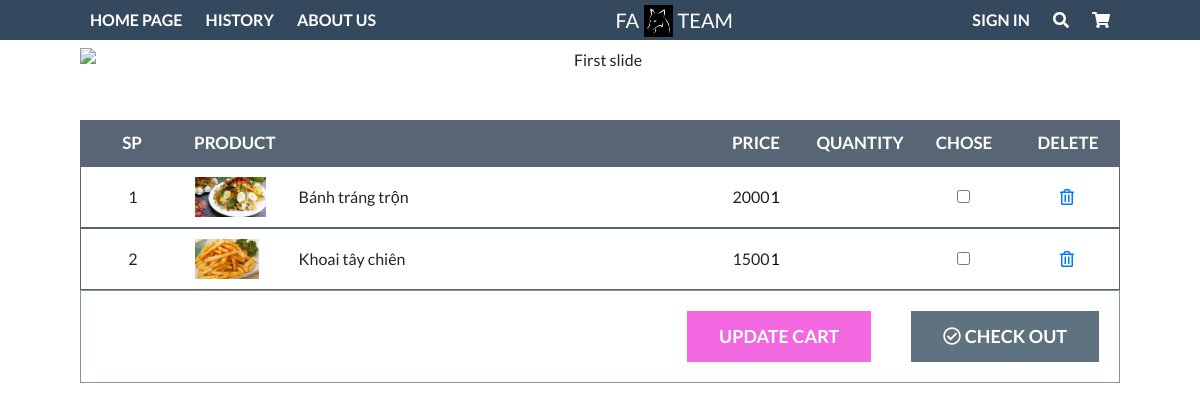
The app's page /cart.php with its own data.
### tables this page shows
create table carts(
  ID_cart int primary key auto_increment,
  ID_user int,
  ID_pro int,
  FOREIGN KEY (ID_user) REFERENCES users (ID_user) on delete cascade,
  FOREIGN KEY (ID_pro) REFERENCES products (ID_pro) on delete cascade
);

create table pictures(
  ID_pic int primary key auto_increment,
  ID_pro int,
  pic varchar(250),
  FOREIGN KEY (ID_pro) REFERENCES products (ID_pro) on delete cascade
);

create table products(
  ID_pro int primary key auto_increment,
  name_pro varchar(50),
  price decimal(10,0),
  describes varchar(100),
  category char(50),
  status int
);

### resources/data/cart_data.php (called while the page is built, shortened)
<?php
    require_once 'connect.php';
    class cart{
        public function getUser($id_user){
            $conn = new connect_data();
            $data= $conn->connect();
            $sql="select * from carts where ID_user = $id_user";
            return $conn->req($data,$sql);
        }
    }
?>

### resources/data/connect.php (called while the page is built, shortened)
<?php
class connect_data
{
    public function req($database,$sql){
        return mysqli_query($database, $sql);
    }
}
?>

### resources/data/picture_data.php (called while the page is built, shortened)
<?php
require_once 'connect.php';
class picture
{
    public function get($ID_pro)
    {
        $conn = new connect_data();
        $data = $conn->connect();
        $sql = "select * from pictures where ID_pro = $ID_pro";
        return $conn->req($data, $sql);
    }
}
?>

### resources/data/product_data.php (called while the page is built, shortened)
<?php
    require_once 'connect.php';
    class product{
        public function get_pro($id_pro){
            $conn = new connect_data();
            $data= $conn->connect();
            $sql="select * from products where ID_pro = $id_pro";
            return $conn->req($data,$sql);
        }
    }
?>

### cart.php (the view, shortened to what this page needs)
<!DOCTYPE html>
<html lang="en">
<head>
    <link rel="stylesheet" href="https://cdnjs.cloudflare.com/ajax/libs/animate.css/4.1.1/animate.min.css" />
    <link href="https://cdn.datatables.net/1.10.20/css/dataTables.bootstrap4.min.css" rel="stylesheet" />
    <link rel="stylesheet" href="https://maxcdn.bootstrapcdn.com/bootstrap/4.5.2/css/bootstrap.min.css">
    <link rel="stylesheet" href="./resources/css/menu.css">
    <link rel="stylesheet" href="./resources/css/cart.css">
</head>
<body>
<div class="header">
        <ul class="header-menu hide-menu">
            <a href="inde.php">HOME PAGE</a>
            <a href="pesonal.php">HISTORY</a>
            <a href="about.php">ABOUT US</a>
        </ul>
        <div class="header-logo">
            <p class="logo-title">FA</p>
            <img class="logo" src="./resources/img/logo.jpg" alt="logo">
            <p class="logo-title">TEAM</p>
        </div>
        <ul class="header-menu">
            <a href="login.php">SIGN IN</a>
            <a href="#"><i class="fas fa-search"></i></a>
            <a href="cart.php"><i class="fas fa-shopping-cart"></i></a>
        </ul>
    </div>
    <div class="content">
          <div id="carouselExampleIndicators" class="carousel slide" data-ride="carousel">
            <ol class="carousel-indicators">
                <li data-target="#carouselExampleIndicators" data-slide-to="0" class="active"></li>
                <li data-target="#carouselExampleIndicators" data-slide-to="1"></li>
                <li data-target="#carouselExampleIndicators" data-slide-to="2"></li>
            </ol>
            <div class="carousel-inner">
            <div class="carousel-item active">
                <img class="d-block w-100" src="https://cdn.asiatatler.com/asiatatler/i/th/2019/08/15162927-dsc0499_cover_2000x1335.jpg" alt="First slide">
                    <div class="carousel-caption d-none d-md-block">
                </div>
            </div>
        </div>
            <a class="carousel-control-prev" href="#carouselExampleIndicators" role="button" data-slide="prev">
                <span class="carousel-control-prev-icon" aria-hidden="true"></span>
            </a>
            <a class="carousel-control-next" href="#carouselExampleIndicators" role="button" data-slide="next">
                <span class="carousel-control-next-icon" aria-hidden="true"></span>
            </a>
    </div>
        <br>
        <div class="content_table">
            <div class="content_main">
                <div class="content_main1">SP</div>
                <div class="content_main2">PRODUCT</div>
                <div class="content_main3"></div>
                <div class="content_main4">PRICE</div>
                <div class="content_main5">QUANTITY</div>
                <div class="content_main6">CHOSE</div>
                <div class="content_main7">DELETE</div>
            </div>
            <form action="order.php" method="POST">
                <?php
                require_once 'resources/data/cart_data.php';
                require_once 'resources/data/product_data.php';
                require_once 'resources/data/picture_data.php';
                $cart = new cart();
                $pro = new product();
                $pic = new picture();
                $result_cart = $cart->getUser(1);
                $i = 0;
                while ($row_cart = mysqli_fetch_assoc($result_cart)) {
                    $result_pro = $pro->get_pro($row_cart['ID_pro']);
                    $row_pro = mysqli_fetch_assoc($result_pro);
                    $result_pic = $pic->get($row_cart['ID_pro']);
                    $row_pic = mysqli_fetch_assoc($result_pic);
                    $i++;
                ?>
                    <div class='content_item'>
                        <div class='content_item1'><?php echo $i ?></div>
                        <div class='content_item2'>
                            <img src='./resources/img/img_pro/<?php echo $row_pic['pic'] ?>' alt=''>
                        </div>
                        <div class='content_item3'><?php echo $row_pro['name_pro'] ?></div>
                        <div class='content_item4'><?php echo $row_pro['price'] ?></div>
                        <div class='content_item5'>
                            <input type="number" value="1" name="qtt<?php echo $i?>" class="quantity"/>
                        </div>
                        <div class='content_item6'>
                            <input type='checkbox' name="check<?php echo $i?>" value="<?php echo $row_cart['ID_pro'] ?>">
                        </div>
                        <div class='content_item7'><a href="./resources/processing/delete_cart.php?id=<?php echo $row_cart['ID_cart'] ?>"><i class='far fa-trash-alt'></a></i></div>
                    </div>
                <?php
                }
                ?>
                <div class="content_footer">
                    <a href="http://localhost:8080/Ecommerce/inde.php">
                        <div class="content_footer_update">
                            UPDATE CART
                        </div>
                    </a>
                    <button class="content_footer_checkout" name="btn">
                        <i class="far fa-check-circle"></i>
                        CHECK OUT
                    </button>
            </form>
        </div>
    </div>
</body>
</html>

### resources/css/menu.css (style rules this page uses)
.header { height: 5vh; background: #34495e; padding: 0 80px; color: #fff; display: flex; justify-content: space-between; position: fixed; z-index: 1; top: 0; width: 100%; }
.header-logo { display: flex; }
.logo { height: 4vh; margin-top: 5px; }
.logo-title { line-height: 5vh; margin: 0 5px; font-size: 20px; }
.header-menu { line-height: 5vh; }
.header-menu a { color: #fff; text-transform: uppercase; text-decoration: none; padding: 0 10px; transition: 0.4s; font-weight: bold; }

### resources/css/cart.css (style rules this page uses)
* { padding: 0; margin: 0; border: none; font-family: 'Lato', sans-serif; box-sizing: border-box; }
html { background-color: white; text-rendering: optimizeLegibility; }
.content { max-width: 2000px; margin: 6vh auto; padding: 0 80px; text-align: center; }
.content_table { margin-top: 3vh; }
.content_main, .content_item { display: flex; text-align: left; }
.content_main { background-color: #576574; color: white; font-weight: bold; font-size: 17px; }
.content_item { border: 1px solid #576574; cursor: pointer; }
.content_main1, .content_main2, .content_main3, .content_main4, .content_main5, .content_main6, .content_main7, .content_item1, .content_item2, .content_item3, .content_item4, .content_item5, .content_item6, .content_item7 { padding: 10px; display: flex; align-items: center; justify-content: center; }
.content_main1, .content_item1 { width: 10%; }
.content_main2 { width: 40%; justify-content: left; }
.content_item2 { width: 10%; justify-content: left; }
.content_item2 img { height: 40px; width: auto; }
.content_main3 { width: 10%; }
.content_item3 { width: 40%; justify-content: left; }
.content_main4, .content_item4 { width: 10%; }
.content_main5, .content_item5 { width: 10%; }
.content_main6, .content_item6 { width: 10%; }
.content_main7, .content_item7 { width: 10%; }
.content_footer { display: flex; justify-content: flex-end; text-align: center; border: 1px solid #8395a7; }
.content_footer_update, .content_footer_checkout { padding: 10px 30px; font-size: 18px; font-weight: bold; color: white; margin: 20px; }
.content_footer_update { border: 2px solid #f368e0; background-color: #f368e0; }
.content_footer_checkout { border: 2px solid #5f727f; background-color: #5f727f; }

### records on screen
carts: pictures.pic (picture), ID_pro.name_pro "Bánh tráng trộn", ID_pro.price "20000"
carts: pictures.pic (picture), ID_pro.name_pro "Khoai tây chiên", ID_pro.price "15000"
